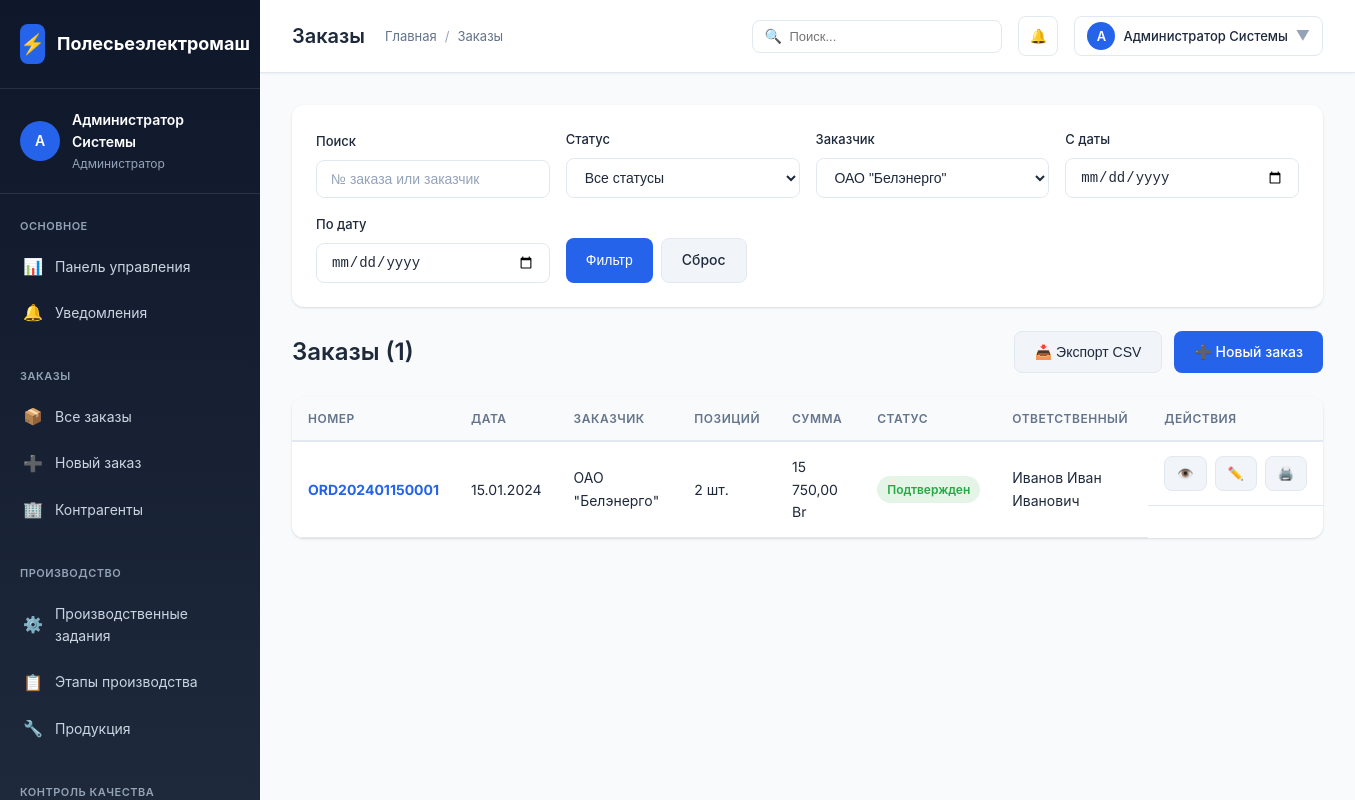
The app's page /polesie/modules/orders/list.php?contractor=1 (signed in) with its own data.
### tables this page shows
CREATE TABLE `users` (
  `id` INT AUTO_INCREMENT PRIMARY KEY,
  `username` VARCHAR(50) NOT NULL UNIQUE,
  `password_hash` VARCHAR(255) NOT NULL,
  `full_name` VARCHAR(200) NOT NULL,
  `email` VARCHAR(100),
  `phone` VARCHAR(20),
  `role_id` INT NOT NULL,
  `department` VARCHAR(100),
  `position` VARCHAR(100),
  `avatar` VARCHAR(255),
  `is_active` BOOLEAN DEFAULT TRUE,
  `last_login` TIMESTAMP NULL,
  `created_at` TIMESTAMP DEFAULT CURRENT_TIMESTAMP,
  `updated_at` TIMESTAMP DEFAULT CURRENT_TIMESTAMP ON UPDATE CURRENT_TIMESTAMP,
  FOREIGN KEY (`role_id`) REFERENCES `user_roles`(`id`) ON DELETE RESTRICT
);

CREATE TABLE `user_roles` (
  `id` INT AUTO_INCREMENT PRIMARY KEY,
  `name` VARCHAR(100) NOT NULL,
  `code` VARCHAR(50) NOT NULL UNIQUE,
  `description` TEXT,
  `permissions` JSON,
  `is_active` BOOLEAN DEFAULT TRUE
);

CREATE TABLE `orders` (
  `id` INT AUTO_INCREMENT PRIMARY KEY,
  `order_number` VARCHAR(50) NOT NULL UNIQUE,
  `contractor_id` INT NOT NULL,
  `status_id` INT NOT NULL,
  `order_date` DATE NOT NULL,
  `delivery_date` DATE,
  `delivery_address` TEXT,
  `total_amount` DECIMAL(15,2) DEFAULT 0.00,
  `currency` CHAR(3) DEFAULT 'BYN',
  `payment_terms` TEXT,
  `notes` TEXT,
  `responsible_user_id` INT,
  `contract_number` VARCHAR(50),
  `contract_date` DATE,
  `created_by` INT NOT NULL,
  `created_at` TIMESTAMP DEFAULT CURRENT_TIMESTAMP,
  `updated_at` TIMESTAMP DEFAULT CURRENT_TIMESTAMP ON UPDATE CURRENT_TIMESTAMP,
  FOREIGN KEY (`contractor_id`) REFERENCES `contractors`(`id`) ON DELETE RESTRICT,
  FOREIGN KEY (`status_id`) REFERENCES `order_statuses`(`id`) ON DELETE RESTRICT,
  FOREIGN KEY (`responsible_user_id`) REFERENCES `users`(`id`) ON DELETE SET NULL,
  FOREIGN KEY (`created_by`) REFERENCES `users`(`id`) ON DELETE RESTRICT,
  INDEX `idx_order_number` (`order_number`),
  INDEX `idx_contractor` (`contractor_id`),
  INDEX `idx_status` (`status_id`),
  INDEX `idx_order_date` (`order_date`)
);

CREATE TABLE `contractors` (
  `id` INT AUTO_INCREMENT PRIMARY KEY,
  `name` VARCHAR(200) NOT NULL,
  `inn` VARCHAR(12) NOT NULL UNIQUE,
  `legal_address` TEXT,
  `postal_address` TEXT,
  `phone` VARCHAR(20),
  `email` VARCHAR(100),
  `contact_person` VARCHAR(200),
  `contact_phone` VARCHAR(20),
  `bank_name` VARCHAR(200),
  `bik` VARCHAR(9),
  `account_number` VARCHAR(20),
  `type` ENUM('customer', 'supplier', 'both') DEFAULT 'customer',
  `is_active` BOOLEAN DEFAULT TRUE,
  `created_at` TIMESTAMP DEFAULT CURRENT_TIMESTAMP,
  `updated_at` TIMESTAMP DEFAULT CURRENT_TIMESTAMP ON UPDATE CURRENT_TIMESTAMP,
  INDEX `idx_inn` (`inn`),
  INDEX `idx_type` (`type`)
);

CREATE TABLE `order_statuses` (
  `id` INT AUTO_INCREMENT PRIMARY KEY,
  `name` VARCHAR(100) NOT NULL,
  `color` VARCHAR(20) DEFAULT '#007bff',
  `sort_order` INT DEFAULT 0,
  `is_active` BOOLEAN DEFAULT TRUE,
  `created_at` TIMESTAMP DEFAULT CURRENT_TIMESTAMP
);

### polesie/modules/orders/list.php (the view, shortened to what the rows shown need)
<?php
require_once __DIR__ . '/../../config/config.php';
$user = getCurrentUser();
$pdo = getDbConnection();
$search = $_GET['search'] ?? '';
$statusId = $_GET['status'] ?? '';
$contractorId = $_GET['contractor'] ?? '';
$dateFrom = $_GET['date_from'] ?? '';
$dateTo = $_GET['date_to'] ?? '';
$sql = "
    SELECT o.*, c.name as contractor_name, os.name as status_name, os.color as status_color,
           u.full_name as responsible_name,
           COUNT(oi.id) as items_count
    FROM orders o
    JOIN contractors c ON o.contractor_id = c.id
    JOIN order_statuses os ON o.status_id = os.id
    LEFT JOIN users u ON o.responsible_user_id = u.id
    LEFT JOIN order_items oi ON o.id = oi.order_id
    WHERE 1=1
";
$params = [];
if ($contractorId) {
    $sql .= " AND o.contractor_id = ?";
    $params[] = $contractorId;
}
$sql .= " GROUP BY o.id ORDER BY o.created_at DESC";
$page = max(1, (int)($_GET['page'] ?? 1));
$perPage = 20;
$offset = ($page - 1) * $perPage;
$countSql = "SELECT COUNT(DISTINCT o.id) FROM orders o
             JOIN contractors c ON o.contractor_id = c.id
             WHERE 1=1" .
             ($search ? " AND (o.order_number LIKE ? OR c.name LIKE ?)" : "") .
             ($statusId ? " AND o.status_id = ?" : "") .
             ($contractorId ? " AND o.contractor_id = ?" : "") .
             ($dateFrom ? " AND o.order_date >= ?" : "") .
             ($dateTo ? " AND o.order_date <= ?" : "");
$stmt = $pdo->prepare($countSql);
$stmt->execute($params);
$totalRecords = $stmt->fetchColumn();
$sql .= " LIMIT $offset, $perPage";
$stmt = $pdo->prepare($sql);
$stmt->execute($params);
$orders = $stmt->fetchAll();
$pageTitle = 'Заказы';
?>
<!DOCTYPE html>
<html lang="ru">
<head>
    <link rel="stylesheet" href="../../assets/css/style.css">
</head>
<body>
    <div class="app-container">
        <?php include '../../includes/sidebar.php'; ?>
        <div class="main-content">
            <?php include '../../includes/topbar.php'; ?>
            <div class="content-area">
                <div style="display: flex; justify-content: space-between; align-items: center; margin-bottom: 24px;">
                    <h2 style="font-size: 24px; font-weight: 600;">Заказы (<?= $totalRecords ?>)</h2>
                </div>
                <div class="card">
                    <div class="card-body" style="padding: 0;">
                        <div class="table-responsive">
                            <table class="table" id="ordersTable">
                                <thead>
                                    <tr>
                                        <th>Номер</th>
                                        <th>Дата</th>
                                        <th>Заказчик</th>
                                        <th>Позиций</th>
                                        <th>Сумма</th>
                                        <th>Статус</th>
                                        <th>Ответственный</th>
                                        <th>Действия</th>
                                    </tr>
                                </thead>
                                <tbody>
                                    <?php if (empty($orders)): ?>
                                    <tr>
                                        <td colspan="8" style="text-align: center; padding: 40px; color: var(--text-secondary);">
                                            Заказы не найдены
                                        </td>
                                    </tr>
                                    <?php else: ?>
                                        <?php foreach ($orders as $order): ?>
                                        <tr>
                                            <td>
                                                <strong><a href="view.php?id=<?= $order['id'] ?>" style="color: var(--primary-color);"><?= e($order['order_number']) ?></a></strong>
                                            </td>
                                            <td><?= formatDate($order['order_date']) ?></td>
                                            <td><?= e($order['contractor_name']) ?></td>
                                            <td><?= $order['items_count'] ?> шт.</td>
                                            <td><?= formatMoney($order['total_amount']) ?></td>
                                            <td>
                                                <span class="badge" style="background: <?= e($order['status_color']) ?>20; color: <?= e($order['status_color']) ?>">
                                                    <?= e($order['status_name']) ?>
                                                </span>
                                            </td>
                                            <td><?= e($order['responsible_name'] ?? '—') ?></td>
                                            <td class="table-actions">
                                                <a href="view.php?id=<?= $order['id'] ?>" class="btn btn-sm btn-secondary" title="Просмотр">👁️</a>
                                                <a href="edit.php?id=<?= $order['id'] ?>" class="btn btn-sm btn-secondary" title="Редактировать">✏️</a>
                                                <a href="print.php?id=<?= $order['id'] ?>" class="btn btn-sm btn-secondary" title="Печать" target="_blank">🖨️</a>
                                            </td>
                                        </tr>
                                        <?php endforeach; ?>
                                    <?php endif; ?>
                                </tbody>
                            </table>
                        </div>
                    </div>
                </div>
            </div>
        </div>
    </div>
</body>
</html>

### polesie/includes/sidebar.php (shortened to what the rows shown need)
<div class="sidebar">
    <div class="sidebar-user">
        <div class="sidebar-user-info">
            <div class="sidebar-user-avatar">
                <?= mb_substr($user['full_name'], 0, 1) ?>
            </div>
            <div class="sidebar-user-details">
                <div class="sidebar-user-name"><?= e($user['full_name']) ?></div>
                <div class="sidebar-user-role"><?= e($user['role_name']) ?></div>
            </div>
        </div>
    </div>
</div>

### polesie/includes/topbar.php (shortened to what the rows shown need)
<div class="topbar">
    <div class="topbar-left">
        <h1 class="topbar-title"><?= e($pageTitle) ?></h1>
    </div>
    <div class="topbar-right">
        <div style="position: relative;">
            <div class="topbar-action" onclick="toggleProfileMenu()" style="width: auto; padding: 8px 12px; gap: 8px;">
                <div style="width: 28px; height: 28px; background: var(--primary-color); border-radius: 50%; display: flex; align-items: center; justify-content: center; color: white; font-size: 13px; font-weight: 600;">
                    <?= mb_substr($user['full_name'], 0, 1) ?>
                </div>
                <span style="font-size: 13px; font-weight: 500;"><?= e($user['full_name']) ?></span>
                <span style="color: var(--text-muted);">▼</span>
            </div>
        </div>
    </div>
</div>

### records on screen
users: full_name "А", full_name "Администратор Системы", role.name "Администратор"
orders: order_number "ORD202401150001", order_date "15.01.2024", contractor.name "ОАО \"Белэнерго\"", items_count "2", total_amount "15 750,00 Br", status.name "Подтвержден", responsible_user.full_name "Иванов Иван Иванович"

### other values on screen
$pageTitle "Заказы"
$totalRecords "1"
form field contractor "ОАО \"Белэнерго\""
